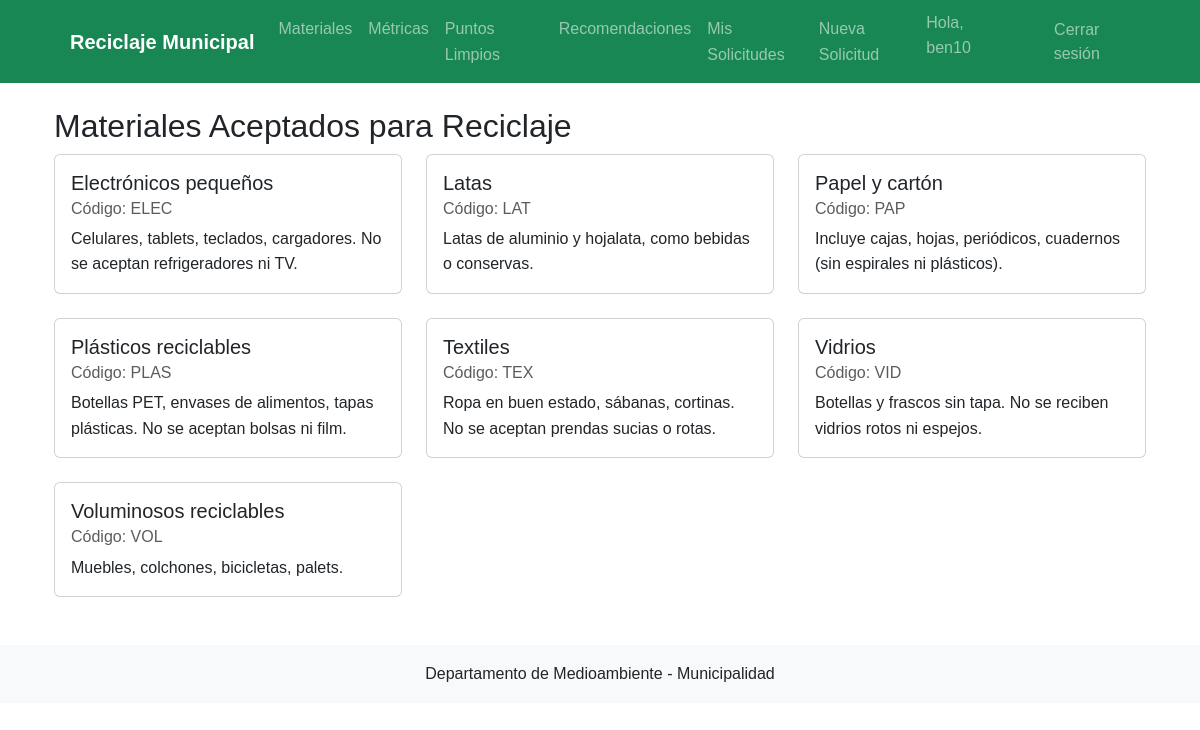
The page /materiales/ (signed in) on the database its author committed.
### gestion_reciclaje/models.py (models this page shows, shortened)
class Material(models.Model):
    codigo = models.CharField(max_length=4, primary_key=True, verbose_name="Código")
    nombre = models.CharField(max_length=50, verbose_name="Nombre del material")
    descripcion = models.TextField(verbose_name="Descripción")
    class Meta:
        verbose_name = "Material"
        verbose_name_plural = "Materiales"
        ordering = ['nombre']

### gestion_reciclaje/views.py (the view)
# urls.py: path('materiales/', views.lista_materiales, name='materiales'),
def lista_materiales(request):
    materiales = Material.objects.all()
    return render(request, 'gestion_reciclaje/materiales.html', {'materiales': materiales})

### gestion_reciclaje/templates/gestion_reciclaje/materiales.html
{% extends 'gestion_reciclaje/base.html' %}
{% block content %}
<div class="container">
    <h2>Materiales Aceptados para Reciclaje</h2>
    <div class="row">
        {% for material in materiales %}
        <div class="col-md-4 mb-4">
            <div class="card h-100">
                <div class="card-body">
                    <h5 class="card-title">{{ material.nombre }}</h5>
                    <h6 class="card-subtitle mb-2 text-muted">Código: {{ material.codigo }}</h6>
                    <p class="card-text">{{ material.descripcion }}</p>
                </div>
            </div>
        </div>
        {% endfor %}
    </div>
</div>
{% endblock %}

### gestion_reciclaje/templates/gestion_reciclaje/base.html (shortened to what this page needs)
{% load static %}
<!DOCTYPE html>
<html lang="es">
<head>
    <link href="https://cdn.jsdelivr.net/npm/bootstrap@5.3.0/dist/css/bootstrap.min.css" rel="stylesheet">
    <link rel="stylesheet" href="{% static 'css/styles.css' %}">
</head>
<body>
    <header class="bg-success text-white">
        <div class="container">
            <nav class="navbar navbar-expand-lg navbar-dark">
                <div class="container-fluid">
                    <a class="navbar-brand" href="{% url 'index' %}">Reciclaje Municipal</a>
                    <div class="collapse navbar-collapse" id="navbarNav">
                        <ul class="navbar-nav me-auto">
                            <li class="nav-item">
                                <a class="nav-link" href="{% url 'materiales' %}">Materiales</a>
                            </li>
                            <li class="nav-item">
                                <a class="nav-link" href="{% url 'metricas' %}">Métricas</a>
                            </li>
                            <li class="nav-item">
                                <a class="nav-link" href="{% url 'puntos_limpios' %}">Puntos Limpios</a>
                            </li>
                            <li class="nav-item">
                                <a class="nav-link" href="{% url 'recomendaciones' %}">Recomendaciones</a>
                            </li>
                            {% if user.is_authenticated %}
                                <li class="nav-item">
                                    <a class="nav-link" href="{% url 'solicitudes' %}">Mis Solicitudes</a>
                                </li>
                                {% if user.ciudadano %}
                                <li class="nav-item">
                                    <a class="nav-link" href="{% url 'nueva_solicitud' %}">Nueva Solicitud</a>
                                </li>
                                {% endif %}
                            {% endif %}
                        </ul>
                        <ul class="navbar-nav">
                            {% if user.is_authenticated %}
                                <li class="nav-item">
                                    <span class="navbar-text me-3">Hola, {{ user.username }}</span>
                                </li>
                                <li class="nav-item">
                                    <form action="{% url 'logout' %}" method="post">
                                        <button type="submit" class="btn btn-link nav-link">Cerrar sesión</button>
                                    </form>
                                </li>
                            {% endif %}
                        </ul>
                    </div>
                </div>
            </nav>
        </div>
    </header>
    <main class="container my-4">
        {% block content %}{% endblock %}
    </main>
    <footer class="bg-light py-3 mt-4">
        <div class="container text-center">
            <p class="mb-0">Departamento de Medioambiente - Municipalidad</p>
        </div>
    </footer>
</body>
</html>

### gestion_reciclaje/static/css/styles.css (style rules this page uses)
body { font-family: 'Arial', sans-serif; line-height: 1.6; }
.navbar { padding: 0.5rem 1rem; }
.navbar-brand { font-weight: 600; }

### rows shown on the page
Material: nombre "Electrónicos pequeños", codigo "ELEC", descripcion "Celulares, tablets, teclados, cargadores. No se aceptan refrigeradores ni TV."
Material: nombre "Latas", codigo "LAT", descripcion "Latas de aluminio y hojalata, como bebidas o conservas."
Material: nombre "Papel y cartón", codigo "PAP", descripcion "Incluye cajas, hojas, periódicos, cuadernos (sin espirales ni plásticos)."
Material: nombre "Plásticos reciclables", codigo "PLAS", descripcion "Botellas PET, envases de alimentos, tapas plásticas. No se aceptan bolsas ni film."
Material: nombre "Textiles", codigo "TEX", descripcion "Ropa en buen estado, sábanas, cortinas. No se aceptan prendas sucias o rotas."
Material: nombre "Vidrios", codigo "VID", descripcion "Botellas y frascos sin tapa. No se reciben vidrios rotos ni espejos."
Material: nombre "Voluminosos reciclables", codigo "VOL", descripcion "Muebles, colchones, bicicletas, palets."

### other values the page prints
{{ user.username }} "ben10"
